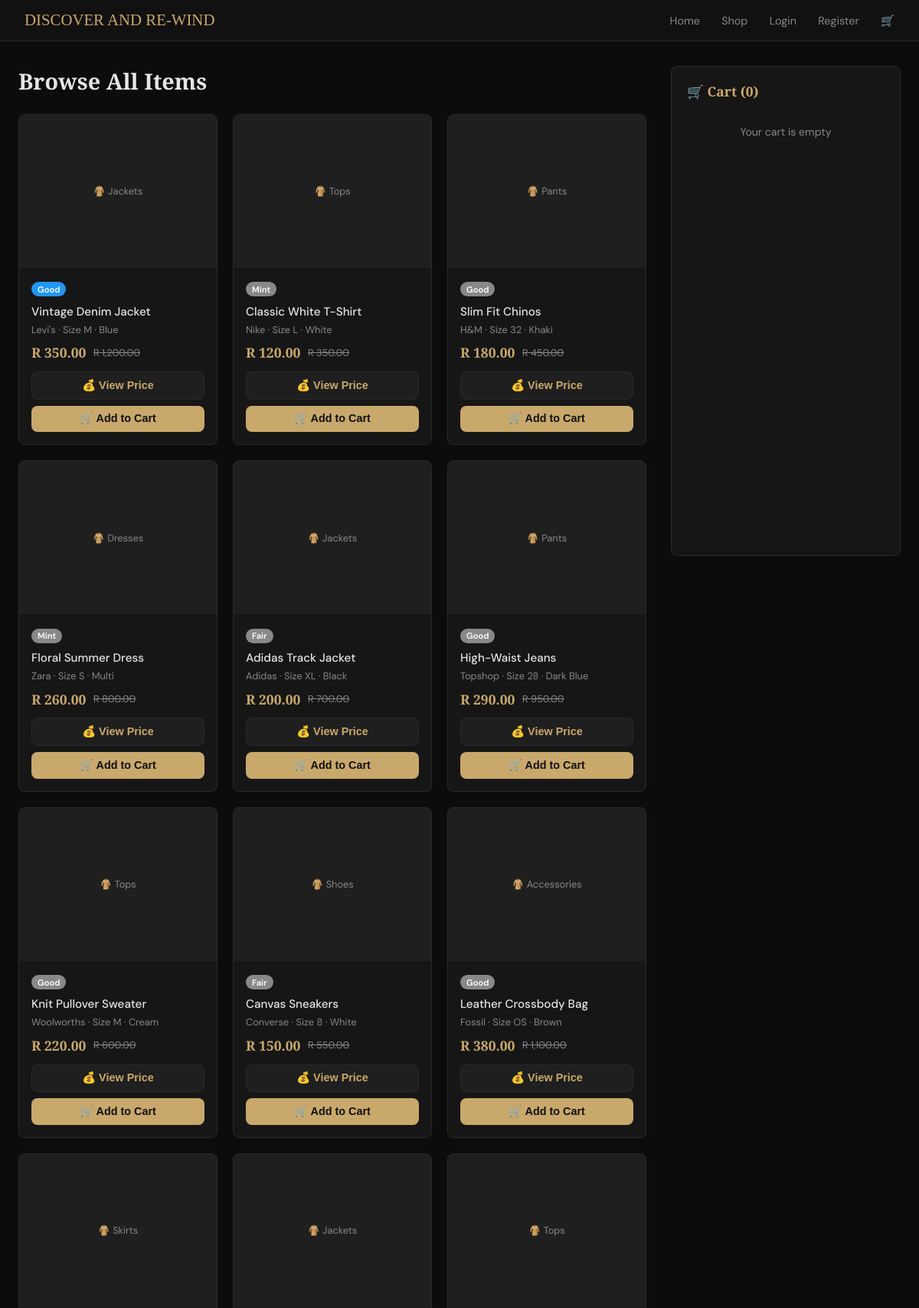
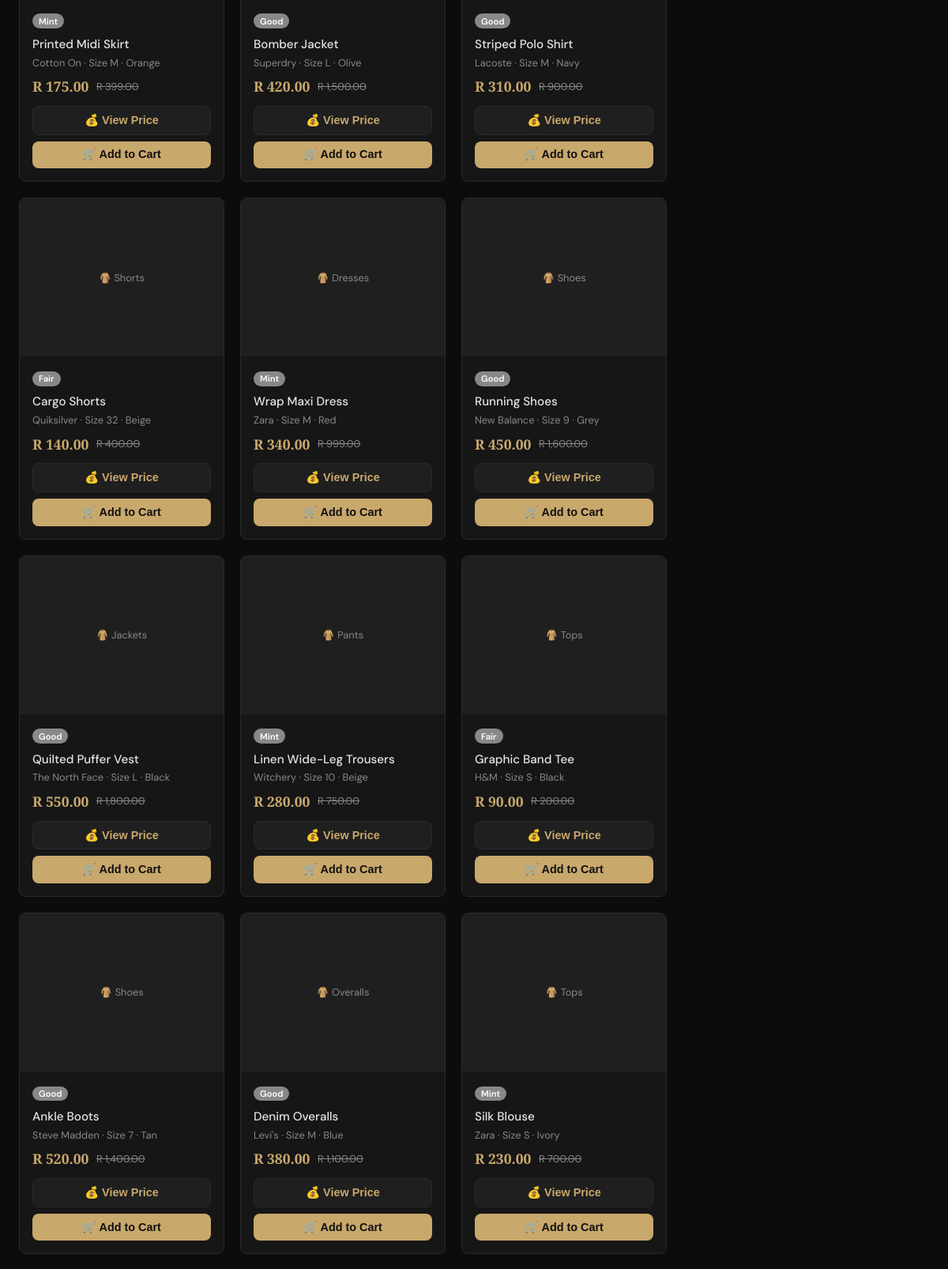
The page /shop.php (upper part) on the database its author committed (2 pictures, top to bottom).
### tables this page shows
CREATE TABLE IF NOT EXISTS tblClothes (
    clothesID   INT AUTO_INCREMENT PRIMARY KEY,
    sellerID    INT                 DEFAULT NULL,
    title       VARCHAR(200)        NOT NULL,
    category    VARCHAR(80)         NOT NULL,
    brand       VARCHAR(100)        DEFAULT NULL,
    size        VARCHAR(20)         DEFAULT NULL,
    colour      VARCHAR(50)         DEFAULT NULL,
    condition_  ENUM('Mint','Good','Fair','Well-Loved') NOT NULL DEFAULT 'Good',
    sellPrice   DECIMAL(10,2)       NOT NULL,
    retailPrice DECIMAL(10,2)       DEFAULT NULL,
    imageFile   VARCHAR(255)        DEFAULT 'placeholder.jpg',
    status      ENUM('active','sold','inactive') NOT NULL DEFAULT 'active',
    createdAt   DATETIME            NOT NULL DEFAULT CURRENT_TIMESTAMP,
    CONSTRAINT fk_clothes_seller FOREIGN KEY (sellerID) REFERENCES tblUser(userID) ON DELETE SET NULL ON UPDATE CASCADE
);

### shop.php (the view, shortened to what this page needs)
<?php
require_once 'DBConn.php';
$result = $conn->query(
    "SELECT clothesID, title, category, brand, size, colour, condition_,
            sellPrice, retailPrice, imageFile
     FROM tblClothes WHERE status = 'active' ORDER BY createdAt DESC"
);
$clothes = $result->fetch_all(MYSQLI_ASSOC);
$cart     = $_SESSION['cart'] ?? [];
$condColor = [
    'Mint'      => '#4caf50',
    'Good'      => '#2196f3',
    'Fair'      => '#ff9800',
    'Well-Loved'=> '#e05252',
];
?>
<!DOCTYPE html>
<html lang="en">
<head>
</head>
<body>
<nav>
  <a href="index.php" class="logo">DISCOVER AND RE-WIND</a>
  <div class="nav-links">
    <a href="index.php">Home</a>
    <a href="shop.php">Shop</a>
    <?php if (isset($_SESSION['userID'])): ?>
      <a href="dashboard.php">My Account</a>
      <a href="logout.php">Logout</a>
    <?php else: ?>
      <a href="login.php">Login</a>
      <a href="register.php">Register</a>
    <?php endif; ?>
    <a href="shop.php">🛒<?php if ($cart): ?><span class="cart-badge"><?= count($cart) ?></span><?php endif; ?></a>
  </div>
</nav>
<div class="layout">
  <div>
    <h2 class="page-title">Browse All Items</h2>
    <div class="grid">
      <?php foreach ($clothes as $item): ?>
        <?php
          $condColor = $condColor[$item['condition_']] ?? '#888';
          $savings   = $item['retailPrice'] ? ($item['retailPrice'] - $item['sellPrice']) : 0;
        ?>
        <div class="product-card">
          <div class="product-img">
            <div style="width:100%;height:100%;background:#1f1f1f;display:flex;align-items:center;justify-content:center;color:var(--muted);">
              🧥 <?= htmlspecialchars($item['category']) ?>
            </div>
          </div>
          <div class="product-body">
            <div class="cond-badge" style="background:<?= $condColor ?>">
              <?= htmlspecialchars($item['condition_']) ?>
            </div>
            <div class="product-title"><?= htmlspecialchars($item['title']) ?></div>
            <div class="product-meta">
              <?= htmlspecialchars($item['brand'] ?? '') ?>
              <?= $item['size'] ? '· Size ' . htmlspecialchars($item['size']) : '' ?>
              <?= $item['colour'] ? '· ' . htmlspecialchars($item['colour']) : '' ?>
            </div>
            <div class="price-area">
              <span class="sell-price">R <?= number_format($item['sellPrice'], 2) ?></span>
              <?php if ($item['retailPrice']): ?>
                <span class="retail-price">R <?= number_format($item['retailPrice'], 2) ?></span>
              <?php endif; ?>
            </div>
            <button type="button" class="btn-cart" style="background:#1f1f1f;color:var(--gold);border:1px solid var(--border);margin-bottom:.5rem;"
              onclick="showPrice(
                '<?= addslashes(htmlspecialchars($item['title'])) ?>',
                '<?= number_format($item['sellPrice'],2) ?>',
                '<?= $item['retailPrice'] ? 'R '.number_format($item['retailPrice'],2) : '' ?>',
                '<?= $savings > 0 ? 'Save R '.number_format($savings,2) : '' ?>'
              )">
              💰 View Price
            </button>
            <form method="POST" action="shop.php">
              <button type="submit" name="addToCart" class="btn-cart">
                🛒 Add to Cart
              </button>
            </form>
          </div>
        </div>
      <?php endforeach; ?>
    </div>
  </div>
  <div class="cart-panel">
    <h3>🛒 Cart (<?= count($cart) ?>)</h3>
    <?php if (empty($cart)): ?>
      <div class="empty-cart">Your cart is empty</div>
    <?php endif; ?>
  </div>
</div>
</body>
</html>

### shop.php (style rules this page uses)
:root { --bg:#0c0c0c; --card:#161616; --gold:#c9a86c; --text:#e5e5e5; --muted:#888; --border:#2a2a2a; --radius:8px; }
* { box-sizing:border-box; margin:0; padding:0; }
body { font-family:'DM Sans',sans-serif; background:var(--bg); color:var(--text); }
nav { background:#111; border-bottom:1px solid var(--border); display:flex; align-items:center; justify-content:space-between; padding:.9rem 2rem; }
.logo { font-family:'Playfair Display',serif; color:var(--gold); font-size:1.3rem; text-decoration:none; }
.nav-links a { color:var(--muted); text-decoration:none; margin-left:1.5rem; font-size:.9rem; }
.layout { display:grid; grid-template-columns:1fr 300px; gap:2rem; max-width:1200px; margin:2rem auto; padding:0 1.5rem; }
.grid { display:grid; grid-template-columns:repeat(3,1fr); gap:1.25rem; }
.product-card { background:var(--card); border:1px solid var(--border); border-radius:var(--radius); overflow:hidden; transition:transform .2s, border-color .2s; }
.product-img { width:100%; height:200px; object-fit:cover; background:#1f1f1f; display:flex; align-items:center; justify-content:center; color:var(--muted); font-size:.8rem; }
.product-body { padding:1rem; }
.product-title { font-weight:500; margin-bottom:.3rem; font-size:.95rem; }
.product-meta { font-size:.8rem; color:var(--muted); margin-bottom:.6rem; }
.cond-badge { display:inline-block; font-size:.7rem; padding:.15rem .5rem; border-radius:20px; font-weight:600; margin-bottom:.6rem; color:#fff; }
.price-area { display:flex; align-items:center; gap:.6rem; margin-bottom:.8rem; }
.sell-price { font-family:'Playfair Display',serif; color:var(--gold); font-size:1.1rem; font-weight:600; }
.retail-price { font-size:.8rem; color:var(--muted); text-decoration:line-through; }
.btn-cart { width:100%; padding:.55rem; background:var(--gold); color:#111; border:none; border-radius:var(--radius); cursor:pointer; font-weight:600; font-size:.9rem; display:flex; align-items:center; justify-content:center; gap:.4rem; }
.cart-panel { background:var(--card); border:1px solid var(--border); border-radius:var(--radius); padding:1.25rem; position:sticky; top:1rem; max-height:80vh; overflow-y:auto; }
.cart-panel h3 { font-family:'Playfair Display',serif; color:var(--gold); margin-bottom:1rem; font-size:1.1rem; }
.empty-cart { color:var(--muted); font-size:.88rem; text-align:center; padding:1rem 0; }
h2.page-title { font-family:'Playfair Display',serif; color:var(--text); font-size:1.8rem; margin-bottom:1.5rem; }

### rows shown on the page
tblclothes: category "Jackets", condition_ "Good", title "Vintage Denim Jacket", brand "Levi's", size "M", colour "Blue", sellPrice "350.00", retailPrice "1,200.00"
tblclothes: category "Tops", condition_ "Mint", title "Classic White T-Shirt", brand "Nike", size "L", colour "White", sellPrice "120.00", retailPrice "350.00"
tblclothes: category "Pants", condition_ "Good", title "Slim Fit Chinos", brand "H&M", size "32", colour "Khaki", sellPrice "180.00", retailPrice "450.00"
tblclothes: category "Dresses", condition_ "Mint", title "Floral Summer Dress", brand "Zara", size "S", colour "Multi", sellPrice "260.00", retailPrice "800.00"
tblclothes: category "Jackets", condition_ "Fair", title "Adidas Track Jacket", brand "Adidas", size "XL", colour "Black", sellPrice "200.00", retailPrice "700.00"
tblclothes: category "Pants", condition_ "Good", title "High-Waist Jeans", brand "Topshop", size "28", colour "Dark Blue", sellPrice "290.00", retailPrice "950.00"
tblclothes: category "Tops", condition_ "Good", title "Knit Pullover Sweater", brand "Woolworths", size "M", colour "Cream", sellPrice "220.00", retailPrice "600.00"
tblclothes: category "Shoes", condition_ "Fair", title "Canvas Sneakers", brand "Converse", size "8", colour "White", sellPrice "150.00", retailPrice "550.00"
tblclothes: category "Accessories", condition_ "Good", title "Leather Crossbody Bag", brand "Fossil", size "OS", colour "Brown", sellPrice "380.00", retailPrice "1,100.00"
tblclothes: category "Skirts", condition_ "Mint", title "Printed Midi Skirt", brand "Cotton On", size "M", colour "Orange", sellPrice "175.00", retailPrice "399.00"
tblclothes: category "Jackets", condition_ "Good", title "Bomber Jacket", brand "Superdry", size "L", colour "Olive", sellPrice "420.00", retailPrice "1,500.00"
tblclothes: category "Tops", condition_ "Good", title "Striped Polo Shirt", brand "Lacoste", size "M", colour "Navy", sellPrice "310.00", retailPrice "900.00"
tblclothes: category "Shorts", condition_ "Fair", title "Cargo Shorts", brand "Quiksilver", size "32", colour "Beige", sellPrice "140.00", retailPrice "400.00"
tblclothes: category "Dresses", condition_ "Mint", title "Wrap Maxi Dress", brand "Zara", size "M", colour "Red", sellPrice "340.00", retailPrice "999.00"
tblclothes: category "Shoes", condition_ "Good", title "Running Shoes", brand "New Balance", size "9", colour "Grey", sellPrice "450.00", retailPrice "1,600.00"
tblclothes: category "Jackets", condition_ "Good", title "Quilted Puffer Vest", brand "The North Face", size "L", colour "Black", sellPrice "550.00", retailPrice "1,800.00"
tblclothes: category "Pants", condition_ "Mint", title "Linen Wide-Leg Trousers", brand "Witchery", size "10", colour "Beige", sellPrice "280.00", retailPrice "750.00"
tblclothes: category "Tops", condition_ "Fair", title "Graphic Band Tee", brand "H&M", size "S", colour "Black", sellPrice "90.00", retailPrice "200.00"
tblclothes: category "Shoes", condition_ "Good", title "Ankle Boots", brand "Steve Madden", size "7", colour "Tan", sellPrice "520.00", retailPrice "1,400.00"
tblclothes: category "Overalls", condition_ "Good", title "Denim Overalls", brand "Levi's", size "M", colour "Blue", sellPrice "380.00", retailPrice "1,100.00"
tblclothes: category "Tops", condition_ "Mint", title "Silk Blouse", brand "Zara", size "S", colour "Ivory", sellPrice "230.00", retailPrice "700.00"

### other values the page prints
count($cart) "0"
